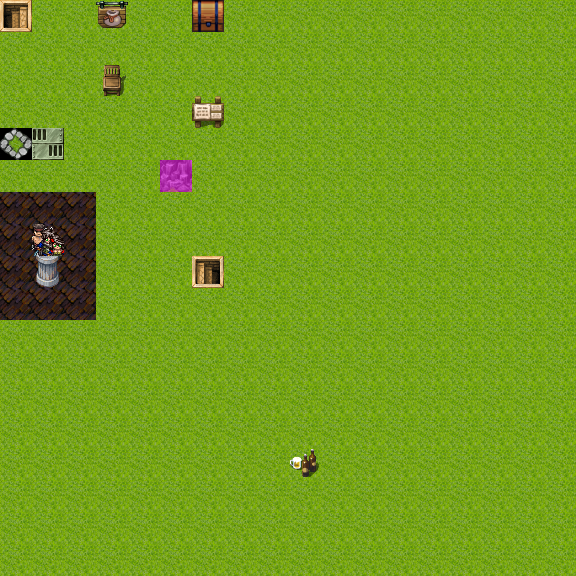

This game map was drawn from its Tiled (.tmx) file and the tilesets committed beside it. A one-line description and the trimmed map source follow:
An orthogonal 18x18 tile map with 32x32 px tiles, 4 tile layers (Ground, Objects, Above, Walkable), 61 tilesets and 17 objects (7x spawn, 3x sign, 3x key, 2x mapchange, rest, ...).

<map version="1.0" orientation="orthogonal" renderorder="right-down" width="18" height="18" tilewidth="32" tileheight="32" nextobjectid="18">
 <tileset firstgid="1" name="map_bed_1" tilewidth="32" tileheight="32" tilecount="128" columns="16">
  <image source="../drawable/map_bed_1.png" width="512" height="256" />
 </tileset>
 <tileset firstgid="129" name="map_border_1" tilewidth="32" tileheight="32" tilecount="128" columns="16">
  <image source="../drawable/map_border_1.png" width="512" height="256" />
 </tileset>
 <tileset firstgid="257" name="map_bridge_1" tilewidth="32" tileheight="32" tilecount="128" columns="16">
  <image source="../drawable/map_bridge_1.png" width="512" height="256" />
 </tileset>
 <tileset firstgid="385" name="map_bridge_2" tilewidth="32" tileheight="32" tilecount="128" columns="16">
  <image source="../drawable/map_bridge_2.png" width="512" height="256" />
 </tileset>
 <tileset firstgid="513" name="map_broken_1" tilewidth="32" tileheight="32" tilecount="128" columns="16">
  <image source="../drawable/map_broken_1.png" width="512" height="256" />
 </tileset>
 <tileset firstgid="641" name="map_cavewall_1" tilewidth="32" tileheight="32" tilecount="108" columns="18">
  <image source="../drawable/map_cavewall_1.png" width="576" height="192" />
 </tileset>
 <tileset firstgid="749" name="map_cavewall_2" tilewidth="32" tileheight="32" tilecount="108" columns="18">
  <image source="../drawable/map_cavewall_2.png" width="576" height="192" />
 </tileset>
 <tileset firstgid="857" name="map_cavewall_3" tilewidth="32" tileheight="32" tilecount="108" columns="18">
  <image source="../drawable/map_cavewall_3.png" width="576" height="192" />
 </tileset>
 <tileset firstgid="965" name="map_cavewall_4" tilewidth="32" tileheight="32" tilecount="108" columns="18">
  <image source="../drawable/map_cavewall_4.png" width="576" height="192" />
 </tileset>
 <tileset firstgid="1073" name="map_chair_table_1" tilewidth="32" tileheight="32" tilecount="128" columns="16">
  <image source="../drawable/map_chair_table_1.png" width="512" height="256" />
 </tileset>
 <tileset firstgid="1201" name="map_chair_table_2" tilewidth="32" tileheight="32" tilecount="128" columns="16">
  <image source="../drawable/map_chair_table_2.png" width="512" height="256" />
 </tileset>
 <tileset firstgid="1329" name="map_crate_1" tilewidth="32" tileheight="32" tilecount="128" columns="16">
  <image source="../drawable/map_crate_1.png" width="512" height="256" />
 </tileset>
 <tileset firstgid="1457" name="map_cupboard_1" tilewidth="32" tileheight="32" tilecount="128" columns="16">
  <image source="../drawable/map_cupboard_1.png" width="512" height="256" />
 </tileset>
 <tileset firstgid="1585" name="map_curtain_1" tilewidth="32" tileheight="32" tilecount="128" columns="16">
  <image source="../drawable/map_curtain_1.png" width="512" height="256" />
 </tileset>
 <tileset firstgid="1713" name="map_entrance_1" tilewidth="32" tileheight="32" tilecount="128" columns="16">
  <image source="../drawable/map_entrance_1.png" width="512" height="256" />
 </tileset>
 <tileset firstgid="1841" name="map_entrance_2" tilewidth="32" tileheight="32" tilecount="128" columns="16">
  <image source="../drawable/map_entrance_2.png" width="512" height="256" />
 </tileset>
 <tileset firstgid="1969" name="map_fence_1" tilewidth="32" tileheight="32" tilecount="128" columns="16">
  <image source="../drawable/map_fence_1.png" width="512" height="256" />
 </tileset>
 <tileset firstgid="2097" name="map_fence_2" tilewidth="32" tileheight="32" tilecount="128" columns="16">
  <image source="../drawable/map_fence_2.png" width="512" height="256" />
 </tileset>
 <tileset firstgid="2225" name="map_fence_3" tilewidth="32" tileheight="32" tilecount="128" columns="16">
  <image source="../drawable/map_fence_3.png" width="512" height="256" />
 </tileset>
 <tileset firstgid="2353" name="map_fence_4" tilewidth="32" tileheight="32" tilecount="128" columns="16">
  <image source="../drawable/map_fence_4.png" width="512" height="256" />
 </tileset>
 <tileset firstgid="2481" name="map_ground_1" tilewidth="32" tileheight="32" tilecount="128" columns="16">
  <image source="../drawable/map_ground_1.png" width="512" height="256" />
 </tileset>
 <tileset firstgid="2609" name="map_ground_2" tilewidth="32" tileheight="32" tilecount="128" columns="16">
  <image source="../drawable/map_ground_2.png" width="512" height="256" />
 </tileset>
 <tileset firstgid="2737" name="map_ground_3" tilewidth="32" tileheight="32" tilecount="128" columns="16">
  <image source="../drawable/map_ground_3.png" width="512" height="256" />
 </tileset>
 <tileset firstgid="2865" name="map_ground_4" tilewidth="32" tileheight="32" tilecount="128" columns="16">
  <image source="../drawable/map_ground_4.png" width="512" height="256" />
 </tileset>
 <tileset firstgid="2993" name="map_ground_5" tilewidth="32" tileheight="32" tilecount="128" columns="16">
  <image source="../drawable/map_ground_5.png" width="512" height="256" />
 </tileset>
 <tileset firstgid="3121" name="map_ground_6" tilewidth="32" tileheight="32" tilecount="128" columns="16">
  <image source="../drawable/map_ground_6.png" width="512" height="256" />
 </tileset>
 <tileset firstgid="3249" name="map_ground_7" tilewidth="32" tileheight="32" tilecount="128" columns="16">
  <image source="../drawable/map_ground_7.png" width="512" height="256" />
 </tileset>
 <tileset firstgid="3377" name="map_ground_8" tilewidth="32" tileheight="32" tilecount="128" columns="16">
  <image source="../drawable/map_ground_8.png" width="512" height="256" />
 </tileset>
 <tileset firstgid="3505" name="map_house_1" tilewidth="32" tileheight="32" tilecount="128" columns="16">
  <image source="../drawable/map_house_1.png" width="512" height="256" />
 </tileset>
 <tileset firstgid="3633" name="map_house_2" tilewidth="32" tileheight="32" tilecount="128" columns="16">
  <image source="../drawable/map_house_2.png" width="512" height="256" />
 </tileset>
 <tileset firstgid="3761" name="map_indoor_1" tilewidth="32" tileheight="32" tilecount="128" columns="16">
  <image source="../drawable/map_indoor_1.png" width="512" height="256" />
 </tileset>
 <tileset firstgid="3889" name="map_indoor_2" tilewidth="32" tileheight="32" tilecount="128" columns="16">
  <image source="../drawable/map_indoor_2.png" width="512" height="256" />
 </tileset>
 <tileset firstgid="4017" name="map_kitchen_1" tilewidth="32" tileheight="32" tilecount="128" columns="16">
  <image source="../drawable/map_kitchen_1.png" width="512" height="256" />
 </tileset>
 <tileset firstgid="4145" name="map_outdoor_1" tilewidth="32" tileheight="32" tilecount="128" columns="16">
  <image source="../drawable/map_outdoor_1.png" width="512" height="256" />
 </tileset>
 <tileset firstgid="4273" name="map_pillar_1" tilewidth="32" tileheight="32" tilecount="128" columns="16">
  <image source="../drawable/map_pillar_1.png" width="512" height="256" />
 </tileset>
 <tileset firstgid="4401" name="map_pillar_2" tilewidth="32" tileheight="32" tilecount="128" columns="16">
  <image source="../drawable/map_pillar_2.png" width="512" height="256" />
 </tileset>
 <tileset firstgid="4529" name="map_plant_1" tilewidth="32" tileheight="32" tilecount="128" columns="16">
  <image source="../drawable/map_plant_1.png" width="512" height="256" />
 </tileset>
 <tileset firstgid="4657" name="map_plant_2" tilewidth="32" tileheight="32" tilecount="128" columns="16">
  <image source="../drawable/map_plant_2.png" width="512" height="256" />
 </tileset>
 <tileset firstgid="4785" name="map_rock_1" tilewidth="32" tileheight="32" tilecount="128" columns="16">
  <image source="../drawable/map_rock_1.png" width="512" height="256" />
 </tileset>
 <tileset firstgid="4913" name="map_rock_2" tilewidth="32" tileheight="32" tilecount="128" columns="16">
  <image source="../drawable/map_rock_2.png" width="512" height="256" />
 </tileset>
 <tileset firstgid="5041" name="map_roof_1" tilewidth="32" tileheight="32" tilecount="128" columns="16">
  <image source="../drawable/map_roof_1.png" width="512" height="256" />
 </tileset>
 <tileset firstgid="5169" name="map_roof_2" tilewidth="32" tileheight="32" tilecount="128" columns="16">
  <image source="../drawable/map_roof_2.png" width="512" height="256" />
 </tileset>
 <tileset firstgid="5297" name="map_roof_3" tilewidth="32" tileheight="32" tilecount="128" columns="16">
  <image source="../drawable/map_roof_3.png" width="512" height="256" />
 </tileset>
 <tileset firstgid="5425" name="map_shop_1" tilewidth="32" tileheight="32" tilecount="128" columns="16">
  <image source="../drawable/map_shop_1.png" width="512" height="256" />
 </tileset>
 <tileset firstgid="5553" name="map_sign_ladder_1" tilewidth="32" tileheight="32" tilecount="128" columns="16">
  <image source="../drawable/map_sign_ladder_1.png" width="512" height="256" />
 </tileset>
 <tileset firstgid="5681" name="map_table_1" tilewidth="32" tileheight="32" tilecount="128" columns="16">
  <image source="../drawable/map_table_1.png" width="512" height="256" />
 </tileset>
 <tileset firstgid="5809" name="map_trail_1" tilewidth="32" tileheight="32" tilecount="128" columns="16">
  <image source="../drawable/map_trail_1.png" width="512" height="256" />
 </tileset>
 <tileset firstgid="5937" name="map_transition_1" tilewidth="32" tileheight="32" tilecount="128" columns="16">
  <image source="../drawable/map_transition_1.png" width="512" height="256" />
 </tileset>
 <tileset firstgid="6065" name="map_transition_2" tilewidth="32" tileheight="32" tilecount="128" columns="16">
  <image source="../drawable/map_transition_2.png" width="512" height="256" />
 </tileset>
 <tileset firstgid="6193" name="map_transition_3" tilewidth="32" tileheight="32" tilecount="128" columns="16">
  <image source="../drawable/map_transition_3.png" width="512" height="256" />
 </tileset>
 <tileset firstgid="6321" name="map_transition_4" tilewidth="32" tileheight="32" tilecount="128" columns="16">
  <image source="../drawable/map_transition_4.png" width="512" height="256" />
 </tileset>
 <tileset firstgid="6449" name="map_transition_5" tilewidth="32" tileheight="32" tilecount="128" columns="16">
  <image source="../drawable/map_transition_5.png" width="512" height="256" />
 </tileset>
 <tileset firstgid="6577" name="map_tree_1" tilewidth="32" tileheight="32" tilecount="128" columns="16">
  <image source="../drawable/map_tree_1.png" width="512" height="256" />
 </tileset>
 <tileset firstgid="6705" name="map_tree_2" tilewidth="32" tileheight="32" tilecount="128" columns="16">
  <image source="../drawable/map_tree_2.png" width="512" height="256" />
 </tileset>
 <tileset firstgid="6833" name="map_wall_1" tilewidth="32" tileheight="32" tilecount="128" columns="16">
  <image source="../drawable/map_wall_1.png" width="512" height="256" />
 </tileset>
 <tileset firstgid="6961" name="map_wall_2" tilewidth="32" tileheight="32" tilecount="120" columns="15">
  <image source="../drawable/map_wall_2.png" width="480" height="256" />
 </tileset>
 <tileset firstgid="7081" name="map_wall_3" tilewidth="32" tileheight="32" tilecount="120" columns="15">
  <image source="../drawable/map_wall_3.png" width="480" height="256" />
 </tileset>
 <tileset firstgid="7201" name="map_wall_4" tilewidth="32" tileheight="32" tilecount="120" columns="15">
  <image source="../drawable/map_wall_4.png" width="480" height="256" />
 </tileset>
 <tileset firstgid="7321" name="map_window_1" tilewidth="32" tileheight="32" tilecount="128" columns="16">
  <image source="../drawable/map_window_1.png" width="512" height="256" />
 </tileset>
 <tileset firstgid="7449" name="map_window_2" tilewidth="32" tileheight="32" tilecount="128" columns="16">
  <image source="../drawable/map_window_2.png" width="512" height="256" />
 </tileset>
 <tileset firstgid="7577" name="map_dynamic_placeholders" tilewidth="32" tileheight="32" tilecount="20" columns="10">
  <image source="../drawable/map_dynamic_placeholders.png" width="320" height="64" />
 </tileset>
 <layer name="Ground" width="18" height="18">
  <data>[324 cells, 324 non-empty, 5 distinct tile ids]</data>
 </layer>
 <layer name="Objects" width="18" height="18">
  <data>[324 cells, 10 non-empty, 10 distinct tile ids]</data>
 </layer>
 <layer name="Above" width="18" height="18">
  <data>[324 cells, 1 non-empty, 1 distinct tile ids]</data>
 </layer>
 <layer name="Walkable" width="18" height="18">
  <data>[324 cells, 1 non-empty, 1 distinct tile ids]</data>
 </layer>
 <objectgroup name="Object Layer 1">
  <object id="1" name="debugsign" type="sign" x="192" y="96" width="32" height="32" />
  <object id="2" name="start" type="rest" x="96" y="64" width="32" height="32" />
  <object id="3" name="Unopenable key area" type="key" x="32" y="128" width="32" height="32">
   <properties>
    <property name="phrase" value="debugrequireskey" />
    <property name="requireId" value="no_quest" />
    <property name="requireType" value="questProgress" />
    <property name="requireValue" value="10" />
   </properties>
  </object>
  <object id="4" name="Openable by quest" type="key" x="0" y="128" width="32" height="32">
   <properties>
    <property name="phrase" value="debugrequireskey" />
    <property name="requireId" value="debugquest" />
    <property name="requireType" value="questProgress" />
    <property name="requireValue" value="100" />
   </properties>
  </object>
  <object id="5" name="place2" type="mapchange" x="192" y="256" width="32" height="32">
   <properties>
    <property name="map" value="debugmap" />
    <property name="place" value="place1" />
   </properties>
  </object>
  <object id="6" name="place1" type="mapchange" x="0" y="0" width="32" height="32">
   <properties>
    <property name="map" value="debugmap" />
    <property name="place" value="place2" />
   </properties>
  </object>
  <object id="7" name="startitems" type="container" x="192" y="0" width="32" height="32" />
  <object id="8" name="Toll both. 10 gold." type="key" x="96" y="0" width="32" height="32">
   <properties>
    <property name="phrase" value="debugrequires10gold" />
    <property name="requireId" value="gold" />
    <property name="requireType" value="inventoryRemove" />
    <property name="requireValue" value="10" />
   </properties>
  </object>
 </objectgroup>
 <objectgroup name="Spawn">
  <object id="9" name="debug_insect" type="spawn" x="384" y="128" width="192" height="160">
   <properties>
    <property name="quantity" value="15" />
   </properties>
  </object>
  <object id="10" name="debug_troll" type="spawn" x="512" y="256" width="64" height="64">
   <properties>
    <property name="quantity" value="3" />
   </properties>
  </object>
  <object id="11" name="debugNPC1" type="spawn" x="288" y="0" width="32" height="32" />
  <object id="12" name="debugNPC2" type="spawn" x="256" y="0" width="32" height="32" />
  <object id="13" name="debugNPC3" type="spawn" x="32" y="448" width="32" height="32" />
  <object id="14" name="chaotic_dialogue" type="spawn" x="256" y="64" width="32" height="32">
   <properties>
    <property name="spawngroup" value="chaotic_rewarder" />
   </properties>
  </object>
 </objectgroup>
 <objectgroup name="Inactive">
  <properties>
   <property name="active" value="false" />
  </properties>
  <object id="15" name="signbeer" type="sign" x="288" y="448" width="32" height="32" />
  <object id="16" name="debug_insect_inactive" type="spawn" x="96" y="416" width="160" height="96">
   <properties>
    <property name="active" value="false" />
    <property name="quantity" value="11" />
    <property name="spawngroup" value="debug_insect" />
   </properties>
  </object>
 </objectgroup>
 <objectgroup name="Active">
  <object id="17" name="signnobeer" type="sign" x="288" y="448" width="32" height="32" />
 </objectgroup>
</map>
